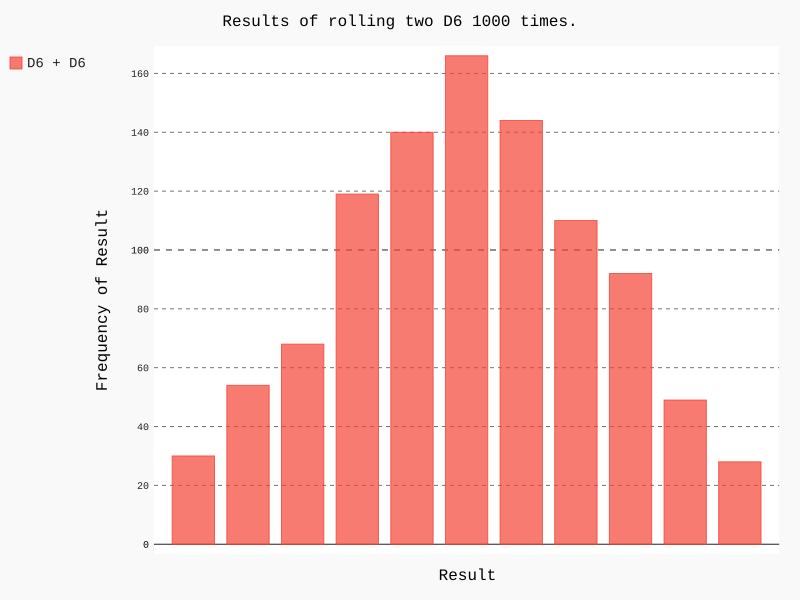

Here is the Python script that generated this plot:
#coding:utf-8
import pygal

from die import Die

# 创建两个D6
die_1 = Die()
die_2 = Die()

# 掷几次骰子，并将结果存储在一个列表中
results = []
for roll_num in range(1000):
	result = die_1.roll() + die_2.roll()
	results.append(result)

# 分析结果
frequencies = []
max_result = die_1.num_sides + die_2.num_sides
for value in range(2, max_result + 1):
	frequency = results.count(value)
	frequencies.append(frequency)

# 对结果进行可视化
hist = pygal.Bar()

hist.title = "Results of rolling two D6 1000 times."
hist.x_lables = ['2', '3', '4', '5', '6', '7', '8', '9', '10', '11', '12']
hist.x_title = "Result"
hist.y_title = "Frequency of Result"

hist.add("D6 + D6", frequencies)
hist.render_to_file('dice_visual.svg')
